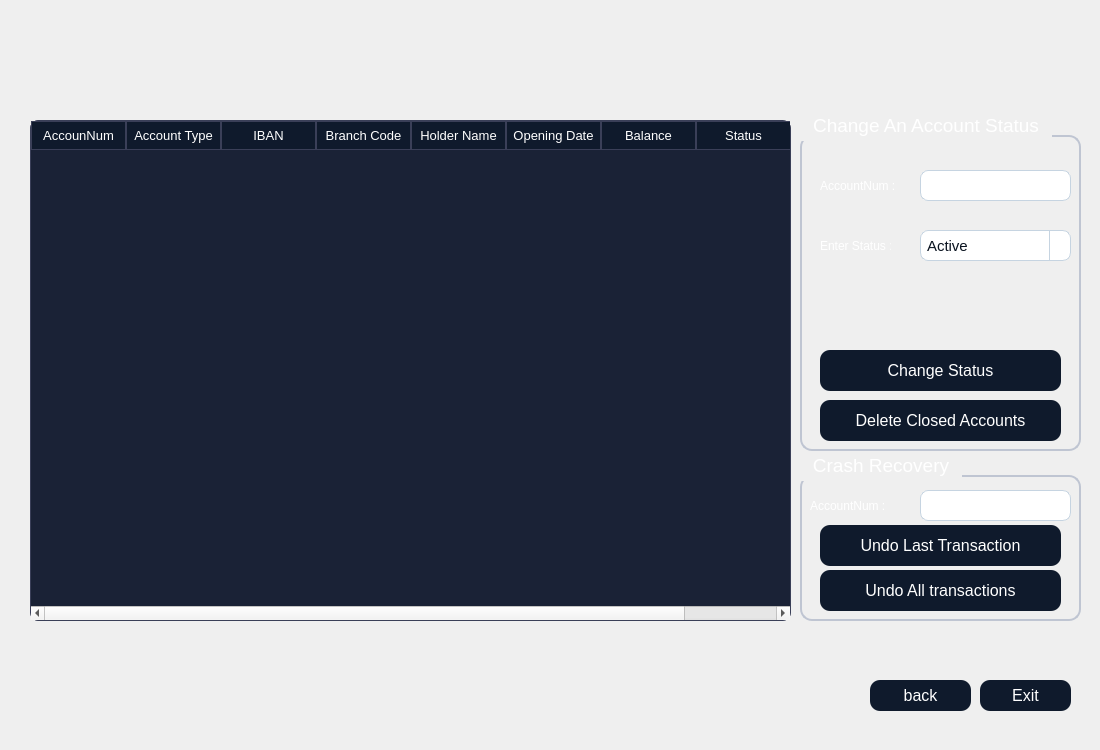
<?xml version="1.0" encoding="UTF-8"?>
<ui version="4.0">
 <class>listaccount</class>
 <widget class="QDialog" name="listaccount">
  <property name="geometry">
   <rect>
    <x>0</x>
    <y>0</y>
    <width>1100</width>
    <height>750</height>
   </rect>
  </property>
  <property name="windowTitle">
   <string>Dialog</string>
  </property>
  <property name="styleSheet">
   <string notr="true">QTableWidget {
    background-color: #1A2236;
    color: #FFFFFF;
    border: 1px solid #3A3F58;
    gridline-color: #3A3F58;
    font-family: &quot;Inter&quot;;
    font-size: 10pt;
    border-radius: 8px;
    selection-background-color: #0F5FFF;
    selection-color: #FFFFFF;
}

QHeaderView::section {
    background-color: #0F1A2C;
    color: #FFFFFF;
    border: 1px solid #3A3F58;
    padding: 4px;
    font-family: &quot;Montserrat SemiBold&quot;;
    font-size: 10pt;
}

QTableWidget::item:selected {
    background-color: #0F5FFF;
    color: #FFFFFF;
}
QGroupBox {
    border: 1.5px solid #BFC5D2;
    border-radius: 12px;
    margin-top: 25px;
    color: white;
    font-family: &quot;Segoe UI Semibold&quot;;
    font-size: 14pt;
}

QGroupBox::title {
    subcontrol-origin: margin;
    padding: 4px 10px;
}
QPushButton {
    background-color: #0F1A2C;
    color: #FFFFFF;
	border-color: rgb(0, 0, 0);
    border-radius: 10px;
    font-family: &quot;Montserrat SemiBold&quot;;
    font-size: 12pt;
    padding: 6px 12px;
}

QPushButton:hover {
    background-color: #1A2942;
}

QPushButton:pressed {
    background-color: #09111A;
}
QLineEdit {
    background-color: #FFFFFF;
    border: 1px solid #C6D4E1;
    border-radius: 8px;
    padding: 6px;
    color: #0A1320;
    font-family: &quot;Inter&quot;;
    font-size: 11pt;
}

QLineEdit:focus {
    border: 1px solid #00B4FF;
    background-color: #F8FBFF;
}
QComboBox {
    background-color: #FFFFFF;
    border: 1px solid #C6D4E1;
    border-radius: 8px;
    padding: 6px;
    color: #0A1320;
    font-family: &quot;Inter&quot;;
    font-size: 11pt;
}

QComboBox:focus {
    border: 1px solid #00B4FF;
    background-color: #F8FBFF;
}

QComboBox::drop-down {
    subcontrol-origin: padding;
    subcontrol-position: top right;
    width: 20px;
    border-left: 1px solid #C6D4E1;
}

QComboBox::down-arrow {
    
	image: url(:/new/prefix1/icon.png);
    width: 12px;
    height: 12px;
}
QDateEdit {
    background-color: #FFFFFF;
    border: 1px solid #C6D4E1;
    border-radius: 8px;
    padding: 6px;
    color: #0A1320;
    font-family: &quot;Inter&quot;;
    font-size: 11pt;
}

QDateEdit:focus {
    border: 1px solid #00B4FF;
    background-color: #F8FBFF;
}

QDateEdit::drop-down {
    subcontrol-origin: padding;
    subcontrol-position: top right;
    width: 20px;
    border-left: 1px solid #C6D4E1;
}

QDateEdit::down-arrow {
    image: url(:/new/prefix1/icon.png);
    width: 12px;
    height: 12px;
}
QDateEdit::up-arrow {
    
	image: url(:/new/prefix1/icon3.webp);
    width: 12px;
    height: 12px;
}

QTabWidget::pane {
    border: 1px solid #3A3F58;
    border-radius: 8px;
    background-color: #1A2236;
}

QTabBar::tab {
    background: #0F1A2C;
    color: #FFFFFF;
    border: 1px solid #3A3F58;
    border-bottom: none;
    border-top-left-radius: 8px;
    border-top-right-radius: 8px;
    padding: 8px 16px;
    font-family: &quot;Montserrat SemiBold&quot;;
    font-size: 10pt;
}

QTabBar::tab:selected {
    background: #0F5FFF;
    color: #FFFFFF;
}

QTabBar::tab:hover {
    background: #1A2942;
}</string>
  </property>
  <widget class="QLabel" name="label">
   <property name="geometry">
    <rect>
     <x>0</x>
     <y>0</y>
     <width>1100</width>
     <height>750</height>
    </rect>
   </property>
   <property name="styleSheet">
    <string notr="true">image: url(:/new/prefix1/bg.jpg);</string>
   </property>
   <property name="text">
    <string/>
   </property>
  </widget>
  <widget class="QTableWidget" name="accounts_2">
   <property name="geometry">
    <rect>
     <x>30</x>
     <y>120</y>
     <width>761</width>
     <height>501</height>
    </rect>
   </property>
   <attribute name="horizontalHeaderDefaultSectionSize">
    <number>95</number>
   </attribute>
   <column>
    <property name="text">
     <string>AccounNum</string>
    </property>
   </column>
   <column>
    <property name="text">
     <string>Account Type</string>
    </property>
   </column>
   <column>
    <property name="text">
     <string>IBAN</string>
    </property>
   </column>
   <column>
    <property name="text">
     <string>Branch Code</string>
    </property>
   </column>
   <column>
    <property name="text">
     <string>Holder Name</string>
    </property>
   </column>
   <column>
    <property name="text">
     <string>Opening Date</string>
    </property>
   </column>
   <column>
    <property name="text">
     <string>Balance</string>
    </property>
   </column>
   <column>
    <property name="text">
     <string>Status</string>
    </property>
   </column>
  </widget>
  <widget class="QLabel" name="l3">
   <property name="geometry">
    <rect>
     <x>130</x>
     <y>520</y>
     <width>581</width>
     <height>51</height>
    </rect>
   </property>
   <property name="styleSheet">
    <string notr="true">color: rgb(170, 0, 0);
font: 700 14pt &quot;Segoe UI&quot;;</string>
   </property>
   <property name="text">
    <string/>
   </property>
  </widget>
  <widget class="QPushButton" name="back">
   <property name="geometry">
    <rect>
     <x>870</x>
     <y>680</y>
     <width>101</width>
     <height>31</height>
    </rect>
   </property>
   <property name="text">
    <string>back</string>
   </property>
  </widget>
  <widget class="QGroupBox" name="groupBox_2">
   <property name="geometry">
    <rect>
     <x>800</x>
     <y>450</y>
     <width>281</width>
     <height>171</height>
    </rect>
   </property>
   <property name="title">
    <string>Crash Recovery</string>
   </property>
   <widget class="QPushButton" name="c1">
    <property name="geometry">
     <rect>
      <x>20</x>
      <y>120</y>
      <width>241</width>
      <height>41</height>
     </rect>
    </property>
    <property name="text">
     <string>Undo All transactions</string>
    </property>
   </widget>
   <widget class="QPushButton" name="c2">
    <property name="geometry">
     <rect>
      <x>20</x>
      <y>75</y>
      <width>241</width>
      <height>41</height>
     </rect>
    </property>
    <property name="text">
     <string>Undo Last Transaction</string>
    </property>
   </widget>
   <widget class="QLineEdit" name="le2">
    <property name="geometry">
     <rect>
      <x>120</x>
      <y>40</y>
      <width>151</width>
      <height>31</height>
     </rect>
    </property>
   </widget>
   <widget class="QLabel" name="label_7">
    <property name="geometry">
     <rect>
      <x>10</x>
      <y>40</y>
      <width>111</width>
      <height>31</height>
     </rect>
    </property>
    <property name="styleSheet">
     <string notr="true">color: rgb(255, 255, 255);</string>
    </property>
    <property name="text">
     <string>AccountNum :</string>
    </property>
   </widget>
  </widget>
  <widget class="QGroupBox" name="groupBox">
   <property name="geometry">
    <rect>
     <x>800</x>
     <y>110</y>
     <width>281</width>
     <height>341</height>
    </rect>
   </property>
   <property name="title">
    <string>Change An Account Status</string>
   </property>
   <widget class="QLabel" name="label_6">
    <property name="geometry">
     <rect>
      <x>20</x>
      <y>60</y>
      <width>111</width>
      <height>31</height>
     </rect>
    </property>
    <property name="styleSheet">
     <string notr="true">color: rgb(255, 255, 255);</string>
    </property>
    <property name="text">
     <string>AccountNum :</string>
    </property>
   </widget>
   <widget class="QLineEdit" name="le">
    <property name="geometry">
     <rect>
      <x>120</x>
      <y>60</y>
      <width>151</width>
      <height>31</height>
     </rect>
    </property>
   </widget>
   <widget class="QLabel" name="label_2">
    <property name="geometry">
     <rect>
      <x>20</x>
      <y>120</y>
      <width>71</width>
      <height>31</height>
     </rect>
    </property>
    <property name="styleSheet">
     <string notr="true">color: rgb(255, 255, 255);</string>
    </property>
    <property name="text">
     <string>Enter Status :</string>
    </property>
   </widget>
   <widget class="QComboBox" name="box">
    <property name="geometry">
     <rect>
      <x>120</x>
      <y>120</y>
      <width>151</width>
      <height>31</height>
     </rect>
    </property>
    <item>
     <property name="text">
      <string>Active</string>
     </property>
    </item>
    <item>
     <property name="text">
      <string>Inactive</string>
     </property>
    </item>
    <item>
     <property name="text">
      <string>Closed</string>
     </property>
    </item>
   </widget>
   <widget class="QPushButton" name="submit">
    <property name="geometry">
     <rect>
      <x>20</x>
      <y>240</y>
      <width>241</width>
      <height>41</height>
     </rect>
    </property>
    <property name="text">
     <string>Change Status</string>
    </property>
   </widget>
   <widget class="QLabel" name="l2">
    <property name="geometry">
     <rect>
      <x>20</x>
      <y>160</y>
      <width>241</width>
      <height>71</height>
     </rect>
    </property>
    <property name="styleSheet">
     <string notr="true">color: rgb(170, 0, 0);
font: 700 14pt &quot;Segoe UI&quot;;</string>
    </property>
    <property name="text">
     <string/>
    </property>
   </widget>
   <widget class="QPushButton" name="del">
    <property name="geometry">
     <rect>
      <x>20</x>
      <y>290</y>
      <width>241</width>
      <height>41</height>
     </rect>
    </property>
    <property name="text">
     <string>Delete Closed Accounts</string>
    </property>
   </widget>
  </widget>
  <widget class="QLabel" name="l4">
   <property name="geometry">
    <rect>
     <x>830</x>
     <y>630</y>
     <width>231</width>
     <height>41</height>
    </rect>
   </property>
   <property name="text">
    <string/>
   </property>
  </widget>
  <widget class="QPushButton" name="exit">
   <property name="geometry">
    <rect>
     <x>980</x>
     <y>680</y>
     <width>91</width>
     <height>31</height>
    </rect>
   </property>
   <property name="text">
    <string>Exit</string>
   </property>
  </widget>
 </widget>
 <resources/>
 <connections/>
</ui>
